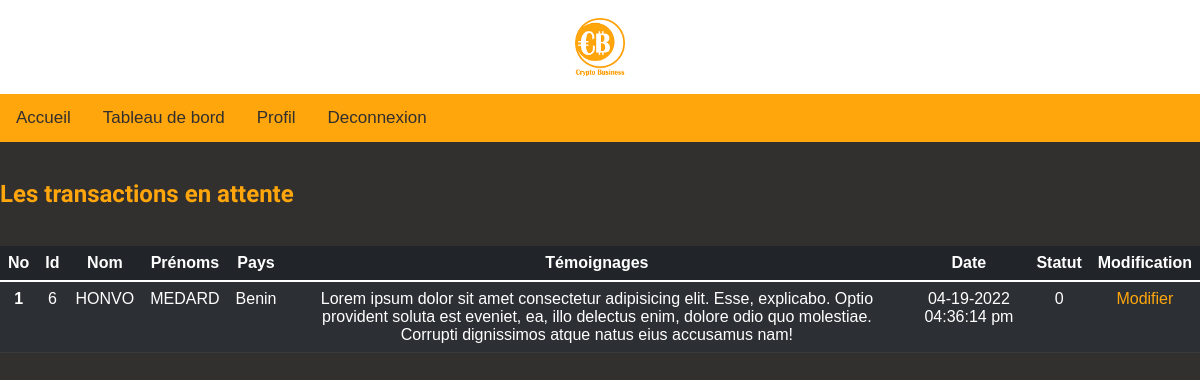
The page /admin/temoignages_en_attente.php?id=2 (signed in) on the database its author committed.
### tables this page shows
CREATE TABLE IF NOT EXISTS `temoignages` (
  `id_t` int(255) NOT NULL AUTO_INCREMENT,
  `id_temoin` int(255) NOT NULL,
  `temoignage` varchar(255) NOT NULL,
  `name_temoin` varchar(255) NOT NULL,
  `first_name_temoin` varchar(255) NOT NULL,
  `avatar_temoin` varchar(255) NOT NULL,
  `pays_temoin` varchar(255) NOT NULL,
  `date_post_temoin` varchar(255) NOT NULL,
  `statut_temoin` int(1) NOT NULL,
  PRIMARY KEY (`id_t`)
);

### admin/temoignages_en_attente.php (the view, shortened to what this page needs)
<!DOCTYPE html>
<html lang="fr">
<head>
	<link rel="stylesheet" href="css_perso/style.css">
	<link rel="stylesheet" href="css_perso/temoignages_en_attente.css">
</head>
<body>
	<div class="menu">
		<?php
		include('menu-home.php');
		?>
	</div>
	<br/>
	<?php
	if (isset($_GET['id']) AND $_GET['id'] > 0)
	{
		$getid = intval($_GET['id']);
		$userbdd = $bdd->prepare('SELECT * from users_admins WHERE id = ?');
		$userbdd->execute(array($getid));
		$userinfo = $userbdd->fetch();
		if ($getid = $userinfo['id'])
		{
			if (isset($_SESSION['id']) AND !empty($_SESSION['id']))
			{
				if ($getid == $_SESSION['id'])
				{
					$temoignages = $bdd->prepare('SELECT * from temoignages WHERE statut_temoin = 0');
					$temoignages->execute(array());
					?>
					<div>
						<h2>Les transactions en attente</h2>
					</div>
					<br/>
					<table class="table table-striped table-dark table-responsive">
						<thead>
							<tr>
								<th scope="col">No</th>
								<th scope="col">Id</th>
								<th scope="col">Nom</th>
								<th scope="col">Prénoms</th>
								<th scope="col">Pays</th>
								<th scope="col">Témoignages</th>
								<th scope="col">Date</th>
								<th scope="col">Statut</th>
								<th scope="col">Modification</th>
							</tr>
						</thead>
						<tbody>
								<?php
								while ($resultat = $temoignages->fetch())
								{
									$id_temoignage = $resultat['id_t'];
									$name_temoin = $resultat['name_temoin'];
									$first_name_temoin = $resultat['first_name_temoin'];
									$pays_temoin = $resultat['pays_temoin'];
									$temoignage = $resultat['temoignage'];
									$date_temoignage = $resultat['date_post_temoin'];
									$statut = $resultat['statut_temoin'];
								?>
								<tr>
										<th scope="row" class="numero" id="numero"></th>
										<td scope="row"><?php echo $id_temoignage ?></td>
										<td scope="row"><?php echo $name_temoin ?></td>
										<td scope="row"><?php echo $first_name_temoin ?></td>
										<td scope="row"><?php echo $pays_temoin ?></td>
										<td scope="row"><?php echo $temoignage ?></td>
										<td scope="row"><?php echo $date_temoignage ?></td>
										<td scope="row"><?php echo $statut ?></td>
										<td scope="row"><a href="http://crypto.boss-arts.com/admin/modifier_temoignage.php?id=<?php echo $_SESSION['id'];?>&id_temoignage=<?php echo $id_temoignage;?>">Modifier</a></td>
									</tr>
									<?php
								}
							}else
							{
								header('Location: http://crypto.boss-arts.com/admin/connexion.php');
							}
						}else
						{
							header('Location: http://crypto.boss-arts.com/admin/connexion.php');
						}
					}else
					{
						echo "Ce administrateur n'existe pas";
					}
				}else
				{
					header('Location: http://crypto.boss-arts.com/admin/connexion.php');
				}
				?>
			</body>
			</html>

### admin/css_perso/style.css (style rules this page uses)
body { background-color: #322f2f; margin: 0; font-family: roboto; }
h1, h2 { color: #ffa60c; font-family: 'Cardo', serif; }
a { text-decoration: none; color: #322f2f; }

### admin/css_perso/temoignages_en_attente.css (style rules this page uses)
table { caption-side: bottom; border-collapse: collapse; }
.table { --bs-table-bg: transparent; --bs-table-accent-bg: transparent; --bs-table-striped-color: #212529; --bs-table-striped-bg: rgba(0, 0, 0, 0.05); --bs-table-active-color: #212529; --bs-table-active-bg: rgba(0, 0, 0, 0.1); --bs-table-hover-color: #212529; --bs-table-hover-bg: rgba(0, 0, 0, 0.075); width: 100%; margin-bottom: 1rem; color: #212529; vertical-align: top; border-color: #dee2e6; }
.table-striped > tbody > tr:nth-of-type(odd) > * { --bs-table-accent-bg: var(--bs-table-striped-bg); color: var(--bs-table-striped-color); }
.table-dark { --bs-table-bg: #212529; --bs-table-striped-bg: #2c3034; --bs-table-striped-color: #fff; --bs-table-active-bg: #373b3e; --bs-table-active-color: #fff; --bs-table-hover-bg: #323539; --bs-table-hover-color: #fff; color: #fff; border-color: #373b3e; }
.table-responsive { overflow-x: auto; -webkit-overflow-scrolling: touch; }
thead, tbody, tfoot, tr, td, th { border-color: inherit; border-style: solid; border-width: 0; text-align: center; }
.table > :not(caption) > * > * { padding: 0.5rem 0.5rem; background-color: var(--bs-table-bg); border-bottom-width: 1px; box-shadow: inset 0 0 0 9999px var(--bs-table-accent-bg); }
.table > tbody { vertical-align: inherit; }
.table > thead { vertical-align: bottom; }
.table > :not(:first-child) { border-top: 2px solid currentColor; }
tr td a { text-decoration: none; color: #ffa60c; }
table { counter-reset:case; }
#numero:before { counter-increment:case; content:counter(case); }

### admin/css_perso/menu-home.css (style rules this page uses)
body { margin: 0; font-family: Arial, Helvetica, sans-serif; }

### rows shown on the page
temoignages: id_t "6", name_temoin "HONVO", first_name_temoin "MEDARD", pays_temoin "Benin", temoignage "Lorem ipsum dolor sit amet consectetur adipisicing elit. Esse, explicabo. Optio provident soluta est eveniet, ea, illo delectus enim, dolore odio quo molestiae. Corrupti dignissimos atque natus eius accusamus nam!", date_post_temoin "04-19-2022 04:36:14 pm", statut_temoin "0"
